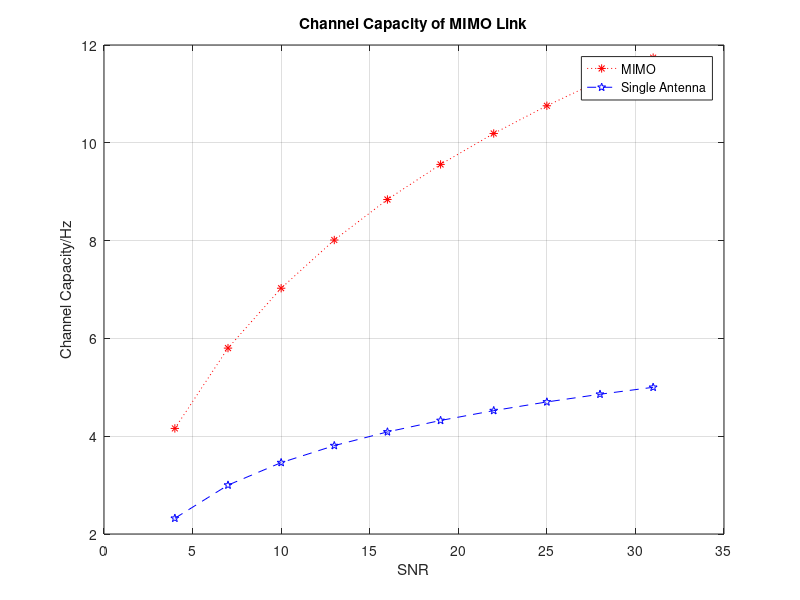

The MATLAB script that drew this image:
%Task1
clc;
clear all;
close all;
A=[-1 0 0; 1 -2 3; 0 2 -3];
Q=A*A';
[U, D] = eigs(Q);
U*D*U';

%Task2
clc;
clear all;
close all;
x=[0.2+0.4i; 1.1-0.6i; 0.45-0.34i; 1.2+1.4i];
n=[0.001+0.02i; 0.003-0.005i; 0.04-0.003i; 0.0012-0.003i];
H=[0.23-0.12i -0.612+0.09i -0.71+0.12i 0.32+0.11i;
0.112-0.098i 0.16+0.23i 0.154-0.22i 0.32-0.23i;
-0.53-0.12i 0.321-0.25i 0.56-0.076i 0.71-0.22i;
0.86-0.23i -0.887-0.099i 0.23+.76i 0.45-0.42i];
r=H*x+n; %Received signal vector
Q1=H*ctranspose(H); %HHH matrix
[U, D1]=eigs(Q1);
D=sqrt(D1);
np= ctranspose(U)*n; %ń=U^Hn
xp= ctranspose(U)*x; % x=U^Hx;
disp("Value of rp :")
rp= D*xp +np;

%Task3
% Channel capacity of four antenna case
clc;
clear all;
close all;
nT=4;
H4=[0.23-0.12i -0.612+0.09i -0.71+0.12i 0.32+0.11i;
0.112-0.098i 0.16+0.23i 0.154-0.22i 0.32-0.23i;
-0.53-0.12i 0.321-0.25i 0.56-0.076i 0.71-0.22i;
0.86-0.23i -0.887-0.099i 0.23+.76i 0.45-0.42i];
Q4 = H4*ctranspose(H4);
for i=1:10
    SNR(i)=1+3*i;
    Im4 = [1 0 0 0; 0 1 0 0; 0 0 1 0;0 0 0 1];
    CW4(i) = log2(det(Im4+(Q4/nT)*SNR(i)));
    CW(i) = log2(1+SNR(i));
end
plot(SNR,CW4, ':r*', SNR,CW, '--bp');
hold on
xlabel('SNR')
ylabel('Channel Capacity/Hz')
title('Channel Capacity of MIMO Link')
grid on
legend('MIMO', 'Single Antenna')